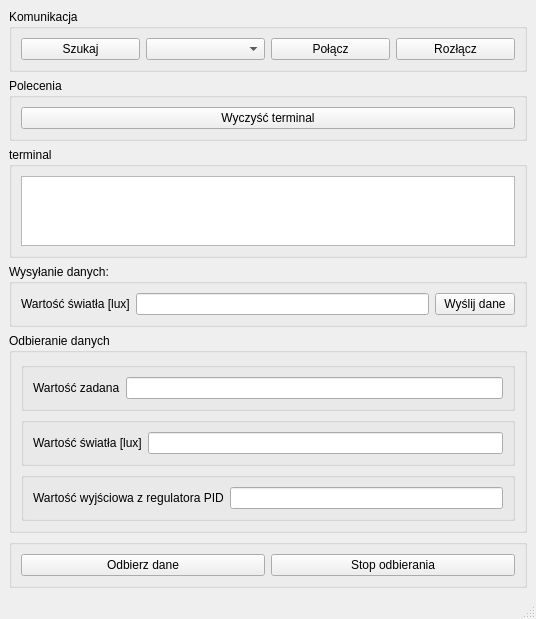
<?xml version="1.0" encoding="UTF-8"?>
<ui version="4.0">
 <class>MainWindow</class>
 <widget class="QMainWindow" name="MainWindow">
  <property name="geometry">
   <rect>
    <x>0</x>
    <y>0</y>
    <width>536</width>
    <height>549</height>
   </rect>
  </property>
  <property name="windowTitle">
   <string>MainWindow</string>
  </property>
  <widget class="QWidget" name="centralwidget">
   <layout class="QVBoxLayout" name="verticalLayout">
    <item>
     <widget class="QGroupBox" name="groupBox">
      <property name="title">
       <string>Komunikacja</string>
      </property>
      <layout class="QHBoxLayout" name="horizontalLayout">
       <item>
        <widget class="QPushButton" name="pushButton_szukaj">
         <property name="text">
          <string>Szukaj</string>
         </property>
        </widget>
       </item>
       <item>
        <widget class="QComboBox" name="comboBox_urzadzenia"/>
       </item>
       <item>
        <widget class="QPushButton" name="pushButton_polacz">
         <property name="text">
          <string>Połącz</string>
         </property>
        </widget>
       </item>
       <item>
        <widget class="QPushButton" name="pushButton_rozlacz">
         <property name="text">
          <string>Rozłącz</string>
         </property>
        </widget>
       </item>
      </layout>
     </widget>
    </item>
    <item>
     <widget class="QGroupBox" name="groupBox_3">
      <property name="title">
       <string>Polecenia</string>
      </property>
      <layout class="QVBoxLayout" name="verticalLayout_2">
       <item>
        <widget class="QPushButton" name="pushButton_wyczysc">
         <property name="text">
          <string>Wyczyść terminal</string>
         </property>
        </widget>
       </item>
      </layout>
     </widget>
    </item>
    <item>
     <widget class="QGroupBox" name="groupBox_2">
      <property name="title">
       <string>terminal</string>
      </property>
      <layout class="QHBoxLayout" name="horizontalLayout_2">
       <item>
        <widget class="QTextEdit" name="textEdit"/>
       </item>
      </layout>
     </widget>
    </item>
    <item>
     <widget class="QGroupBox" name="groupBox_5">
      <property name="title">
       <string>Wysyłanie danych:</string>
      </property>
      <layout class="QHBoxLayout" name="horizontalLayout_3">
       <item>
        <widget class="QLabel" name="label_2">
         <property name="text">
          <string>Wartość światła [lux]</string>
         </property>
        </widget>
       </item>
       <item>
        <widget class="QLineEdit" name="lineEdit"/>
       </item>
       <item>
        <widget class="QPushButton" name="pushButton_wyslij_v2">
         <property name="text">
          <string>Wyślij dane</string>
         </property>
        </widget>
       </item>
      </layout>
     </widget>
    </item>
    <item>
     <widget class="QGroupBox" name="groupBox_8">
      <property name="title">
       <string>Odbieranie danych</string>
      </property>
      <layout class="QVBoxLayout" name="verticalLayout_3">
       <item>
        <widget class="QGroupBox" name="groupBox_4">
         <property name="title">
          <string/>
         </property>
         <layout class="QHBoxLayout" name="horizontalLayout_5">
          <item>
           <widget class="QLabel" name="label_3">
            <property name="text">
             <string>Wartość zadana</string>
            </property>
           </widget>
          </item>
          <item>
           <widget class="QLineEdit" name="lineEdit_3"/>
          </item>
         </layout>
        </widget>
       </item>
       <item>
        <widget class="QGroupBox" name="groupBox_6">
         <property name="title">
          <string/>
         </property>
         <layout class="QHBoxLayout" name="horizontalLayout_4">
          <item>
           <widget class="QLabel" name="label">
            <property name="text">
             <string>Wartość światła [lux]</string>
            </property>
           </widget>
          </item>
          <item>
           <widget class="QLineEdit" name="lineEdit_2"/>
          </item>
         </layout>
        </widget>
       </item>
       <item>
        <widget class="QGroupBox" name="groupBox_7">
         <property name="title">
          <string/>
         </property>
         <layout class="QHBoxLayout" name="horizontalLayout_6">
          <item>
           <widget class="QLabel" name="label_4">
            <property name="text">
             <string>Wartość wyjściowa z regulatora PID</string>
            </property>
           </widget>
          </item>
          <item>
           <widget class="QLineEdit" name="lineEdit_4"/>
          </item>
         </layout>
        </widget>
       </item>
      </layout>
     </widget>
    </item>
    <item>
     <widget class="QGroupBox" name="groupBox_9">
      <property name="title">
       <string/>
      </property>
      <layout class="QHBoxLayout" name="horizontalLayout_7">
       <item>
        <widget class="QPushButton" name="pushButton_odbierz_v2">
         <property name="text">
          <string>Odbierz dane</string>
         </property>
        </widget>
       </item>
       <item>
        <widget class="QPushButton" name="pushButton_stop">
         <property name="text">
          <string>Stop odbierania</string>
         </property>
        </widget>
       </item>
      </layout>
     </widget>
    </item>
   </layout>
  </widget>
  <widget class="QMenuBar" name="menubar">
   <property name="geometry">
    <rect>
     <x>0</x>
     <y>0</y>
     <width>536</width>
     <height>17</height>
    </rect>
   </property>
  </widget>
  <widget class="QStatusBar" name="statusbar"/>
 </widget>
 <resources/>
 <connections/>
</ui>
